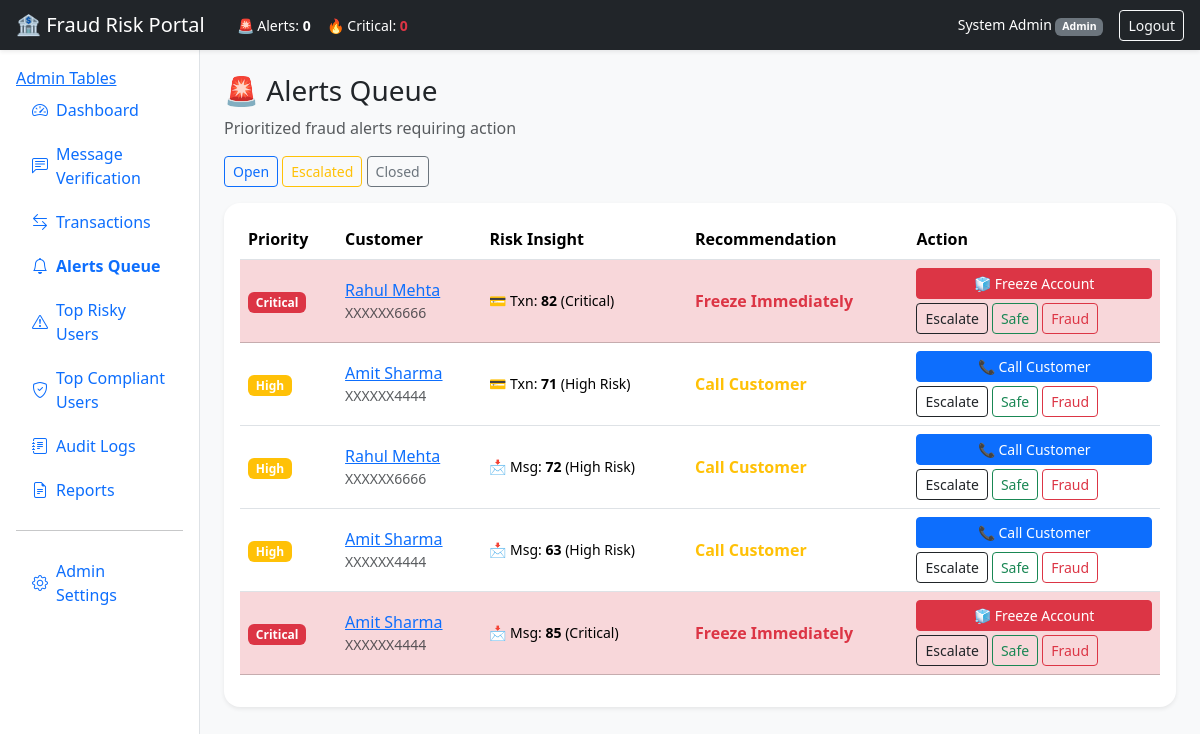
The app's page /alerts (signed in), older data.
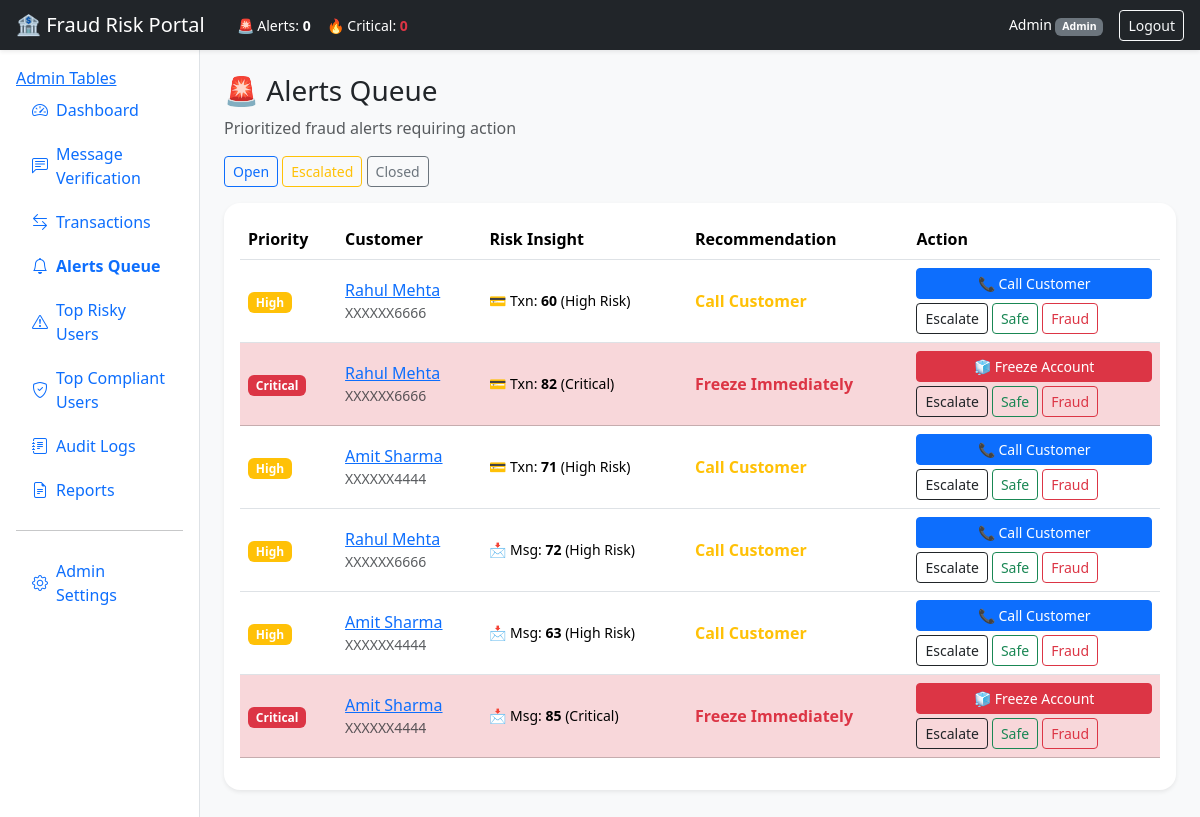
The same page, newer data.
### app/models.py (models this page shows, shortened)
class User(db.Model, UserMixin):
    id = db.Column(db.Integer, primary_key=True)
    username = db.Column(db.String(80), unique=True, nullable=False)
    full_name = db.Column(db.String(120), nullable=False)
    role = db.Column(db.String(40), nullable=False, default=ROLE_BANKER)
    password_hash = db.Column(db.String(255), nullable=False)
    active = db.Column(db.Boolean, default=True)

class Alert(db.Model):
    id = db.Column(db.Integer, primary_key=True)
    alert_type = db.Column(db.String(40), nullable=False)
    severity = db.Column(db.String(20), default="Medium")
    message_id = db.Column(db.Integer, db.ForeignKey("message.id"), nullable=True)
    transaction_id = db.Column(db.Integer, db.ForeignKey("transaction.id"), nullable=True)
    customer_id = db.Column(db.Integer, db.ForeignKey("customer.id"), nullable=True)
    assigned_role = db.Column(db.String(40), default="Fraud Analyst")
    status = db.Column(db.String(20), default="Open")
    last_action = db.Column(db.String(120), default="Created")
    created_at = db.Column(db.DateTime, default=datetime.utcnow)

class Customer(db.Model):
    id = db.Column(db.Integer, primary_key=True)
    customer_ref = db.Column(db.String(30), unique=True, nullable=False)
    full_name = db.Column(db.String(120), nullable=False)
    phone_masked = db.Column(db.String(20), nullable=False)
    email_masked = db.Column(db.String(120), nullable=True)
    account_masked = db.Column(db.String(30), nullable=False)
    account_status = db.Column(db.String(20), default="Active")
    kyc_status = db.Column(db.String(20), default="Pending")
    account_age_months = db.Column(db.Integer, default=12)
    device_change_frequency = db.Column(db.Integer, default=0)
    location_mismatch_count = db.Column(db.Integer, default=0)
    complaint_count = db.Column(db.Integer, default=0)
    vulnerability_indicator = db.Column(db.Integer, default=0)
    transaction_velocity = db.Column(db.Float, default=0.0)
    message_frequency = db.Column(db.Integer, default=0)
    linked_user_flag = db.Column(db.String(20), default="Compliant")

class TransactionPrediction(db.Model):
    id = db.Column(db.Integer, primary_key=True)
    transaction_id = db.Column(db.Integer, db.ForeignKey("transaction.id"), nullable=False)
    fraud_probability = db.Column(db.Float, nullable=False)
    risk_score = db.Column(db.Integer, nullable=False)
    risk_category = db.Column(db.String(30), nullable=False)
    reasons_json = db.Column(db.Text, nullable=False)
    anomaly_score = db.Column(db.Float, default=0.0)
    model_probability = db.Column(db.Float, default=0.0)

class MessagePrediction(db.Model):
    id = db.Column(db.Integer, primary_key=True)
    message_id = db.Column(db.Integer, db.ForeignKey("message.id"), nullable=False)
    scam_probability = db.Column(db.Float, nullable=False)
    risk_score = db.Column(db.Integer, nullable=False)
    risk_category = db.Column(db.String(30), nullable=False)
    reasons_json = db.Column(db.Text, nullable=False)
    keywords_json = db.Column(db.Text, nullable=False)
    action_recommendation = db.Column(db.String(255), nullable=False)
    model_probability = db.Column(db.Float, default=0.0)
    rule_score = db.Column(db.Float, default=0.0)

### app/routes/main.py (the view)
@main_bp.route("/alerts")
@login_required
def alerts_queue():
    status = request.args.get("status", "Open")
    alerts = Alert.query.filter_by(status=status).order_by(Alert.created_at.desc()).all()
    customers = {c.id: c for c in Customer.query.all()}
    msg_preds = {p.message_id: p for p in MessagePrediction.query.all()}
    tx_preds = {p.transaction_id: p for p in TransactionPrediction.query.all()}
    return render_template(
        "alerts.html",
        alerts=alerts,
        customers=customers,
        msg_preds=msg_preds,
        tx_preds=tx_preds,
        status=status
    )

### app/models.py (called while the page is built)
@login_manager.user_loader
def load_user(user_id):
    return db.session.get(User, int(user_id))

### app/routes/main.py (called while the page is built)
@main_bp.app_context_processor
def inject_stats():
    stats = {
        "total": MessagePrediction.query.count(),
        "fraud": MessagePrediction.query.filter(MessagePrediction.risk_score >= 50).count(),
        "legit": MessagePrediction.query.filter(MessagePrediction.risk_score < 50).count(),
    }
    return dict(stats=stats)

### templates/alerts.html
{% extends "base.html" %}
{% block content %}
<h3 class="mb-2">🚨 Alerts Queue</h3>
<p class="text-muted">Prioritized fraud alerts requiring action</p>
<div class="mb-3">
  <a class="btn btn-sm btn-outline-primary" href="{{ url_for('main.alerts_queue', status='Open') }}">Open</a>
  <a class="btn btn-sm btn-outline-warning" href="{{ url_for('main.alerts_queue', status='Escalated') }}">Escalated</a>
  <a class="btn btn-sm btn-outline-secondary" href="{{ url_for('main.alerts_queue', status='Closed') }}">Closed</a>
</div>
<div class="card shadow-sm rounded-4">
  <div class="card-body">
    <div class="table-responsive">
      <table class="table align-middle">
        <thead>
          <tr>
            <th>Priority</th>
            <th>Customer</th>
            <th>Risk Insight</th>
            <th>Recommendation</th>
            <th>Action</th>
          </tr>
        </thead>
        <tbody>
        {% for a in alerts %}
          {% set c = customers.get(a.customer_id) %}
          {% set mp = msg_preds.get(a.message_id) %}
          {% set tp = tx_preds.get(a.transaction_id) %}
          <tr class="{% if a.severity == 'Critical' %}table-danger{% endif %}">
            <td>
              <span class="badge
                {% if a.severity == 'Critical' %}bg-danger
                {% elif a.severity == 'High' %}bg-warning
                {% else %}bg-secondary{% endif %}">
                {{ a.severity }}
              </span>
            </td>
            <td>
              {% if c %}
                <a href="{{ url_for('main.customer_profile', customer_id=c.id) }}">
                  {{ c.full_name }}
                </a>
                <div class="small text-muted">{{ c.account_masked }}</div>
              {% else %}
                -
              {% endif %}
            </td>
            <td class="small">
              {% if mp %}
                📩 Msg: <b>{{ mp.risk_score }}</b> ({{ mp.risk_category }})<br>
              {% endif %}
              {% if tp %}
                💳 Txn: <b>{{ tp.risk_score }}</b> ({{ tp.risk_category }})
              {% endif %}
            </td>
            <td>
              {% if a.severity == 'Critical' %}
                <span class="text-danger fw-bold">Freeze Immediately</span>
              {% elif a.severity == 'High' %}
                <span class="text-warning fw-bold">Call Customer</span>
              {% else %}
                <span class="text-muted">Review</span>
              {% endif %}
            </td>
            <td>
              <div class="mb-1">
                {% if a.severity == 'Critical' %}
                  <form method="post" action="{{ url_for('main.freeze_account', alert_id=a.id) }}">
                    <button type="submit" class="btn btn-sm btn-danger w-100">🧊 Freeze Account</button>
                  </form>
                {% elif a.severity == 'High' %}
                  <form method="post" action="{{ url_for('main.call_customer', alert_id=a.id) }}">
                    <button type="submit" class="btn btn-sm btn-primary w-100">📞 Call Customer</button>
                  </form>
                {% endif %}
              </div>
              <div class="d-flex flex-wrap gap-1">
                <form method="post" action="{{ url_for('main.escalate', alert_id=a.id) }}">
                  <button type="submit" class="btn btn-outline-dark btn-sm">Escalate</button>
                </form>
                <form method="post" action="{{ url_for('main.mark_safe', alert_id=a.id) }}">
                  <button type="submit" class="btn btn-outline-success btn-sm">Safe</button>
                </form>
                <form method="post" action="{{ url_for('main.mark_fraud', alert_id=a.id) }}">
                  <button type="submit" class="btn btn-outline-danger btn-sm">Fraud</button>
                </form>
              </div>
            </td>
          </tr>
        {% endfor %}
        </tbody>
      </table>
    </div>
  </div>
</div>
{% endblock %}

### templates/base.html (shortened to what this page needs)
<!doctype html>
<html lang="en">
<head>
  <link href="https://cdn.jsdelivr.net/npm/bootstrap@5.3.3/dist/css/bootstrap.min.css" rel="stylesheet">
  <link href="https://cdn.jsdelivr.net/npm/bootstrap-icons@1.11.3/font/bootstrap-icons.css" rel="stylesheet">
  <link rel="stylesheet" href="{{ url_for('static', filename='css/style.css') }}">
</head>
<body class="bg-light">
<nav class="navbar navbar-dark bg-dark shadow-sm px-3">
  <div class="d-flex align-items-center gap-3">
    <span class="navbar-brand mb-0 h5">🏦 Fraud Risk Portal</span>
    <div class="d-none d-md-flex gap-3 text-white small">
      <span>🚨 Alerts: <b>{{ stats.open_alerts or 0 }}</b></span>
      <span>🔥 Critical: <b class="text-danger">{{ stats.critical_alerts or 0 }}</b></span>
    </div>
  </div>
  <div class="d-flex align-items-center gap-3 text-white">
    {% if current_user.is_authenticated %}
      <span class="small">
        {{ current_user.full_name }}
        <span class="badge bg-secondary">{{ current_user.role }}</span>
      </span>
      <a class="btn btn-outline-light btn-sm" href="{{ url_for('auth.logout') }}">Logout</a>
    {% endif %}
  </div>
</nav>
<div class="container-fluid">
  <div class="row">
    <aside class="col-lg-2 bg-white border-end min-vh-100 p-3">
    <a href="{{ url_for('admin.list_tables') }}">Admin Tables</a>
      <div class="nav flex-column gap-1">
        {% macro nav_item(endpoint, icon, label) %}
          <a class="nav-link d-flex align-items-center gap-2
            {% if request.endpoint == endpoint %}active fw-bold text-primary{% endif %}"
            href="{{ url_for(endpoint) }}">
            <i class="bi {{ icon }}"></i> {{ label }}
          </a>
        {% endmacro %}
        {{ nav_item('main.dashboard', 'bi-speedometer2', 'Dashboard') }}
        {{ nav_item('main.message_verify', 'bi-chat-left-text', 'Message Verification') }}
        {{ nav_item('main.transaction_monitor', 'bi-arrow-left-right', 'Transactions') }}
        {{ nav_item('main.alerts_queue', 'bi-bell', 'Alerts Queue') }}
        {{ nav_item('main.top_risky', 'bi-exclamation-triangle', 'Top Risky Users') }}
        {{ nav_item('main.top_compliant', 'bi-shield-check', 'Top Compliant Users') }}
        {{ nav_item('main.audit_logs', 'bi-journal-text', 'Audit Logs') }}
        {{ nav_item('main.reports_page', 'bi-file-earmark-text', 'Reports') }}
        {% if current_user.role == "Admin" %}
          <hr>
          {{ nav_item('main.admin_settings', 'bi-gear', 'Admin Settings') }}
        {% endif %}
      </div>
    </aside>
    <main class="col-lg-10 p-4">
      {% block content %}{% endblock %}
    </main>
  </div>
</div>
</body>
</html>

Row changes from the older to the newer data that the page shows:
changed User "Admin": full_name "System Admin" → "Admin"
now on this page (row edited): Alert: severity "High", {{ c.full_name }} "Rahul Mehta", {{ c.account_masked }} "XXXXXX6666", shows "Call Customer"
now on this page (row unchanged): TransactionPrediction: risk_score "60", risk_category "High Risk"
